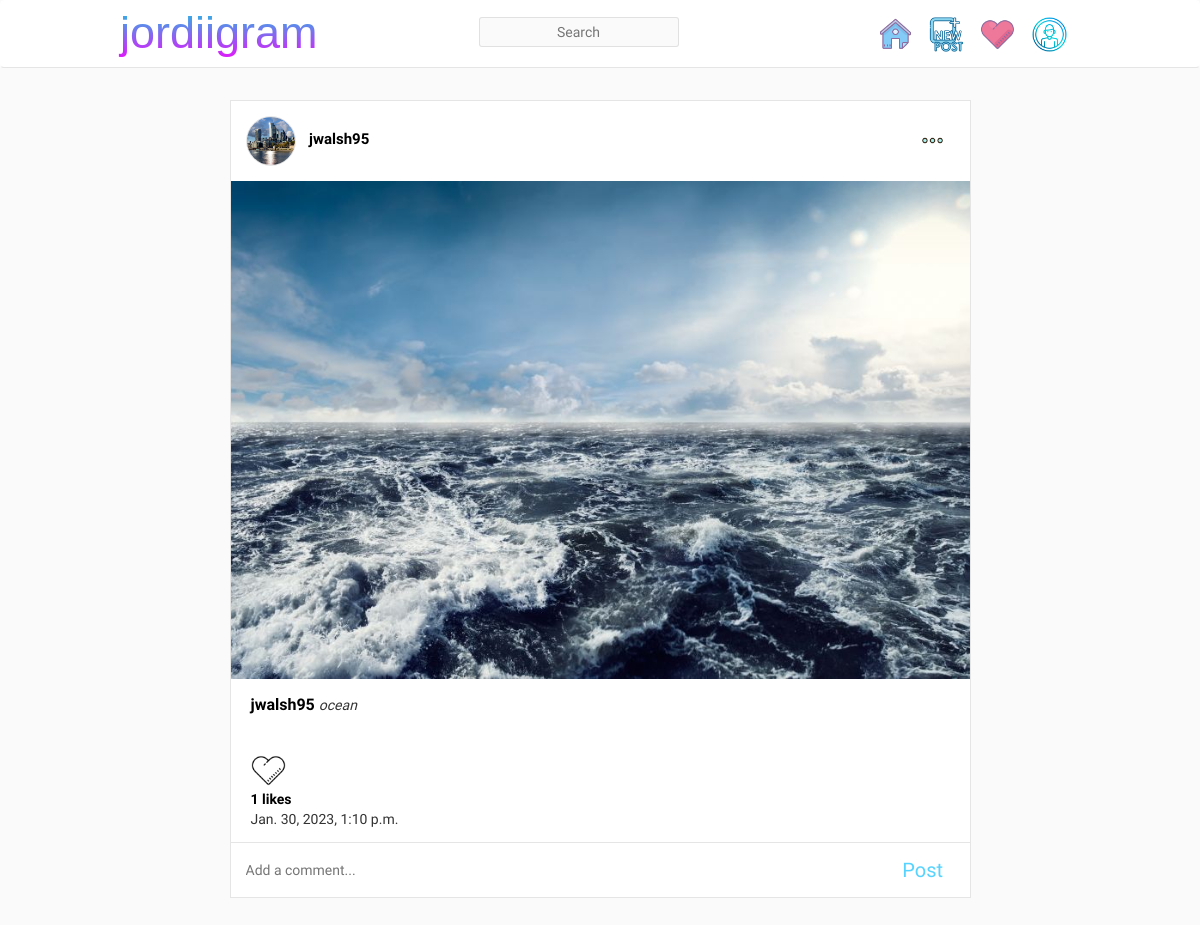
The page /posts/6/detailed/ (signed in) on the database as committed earlier.
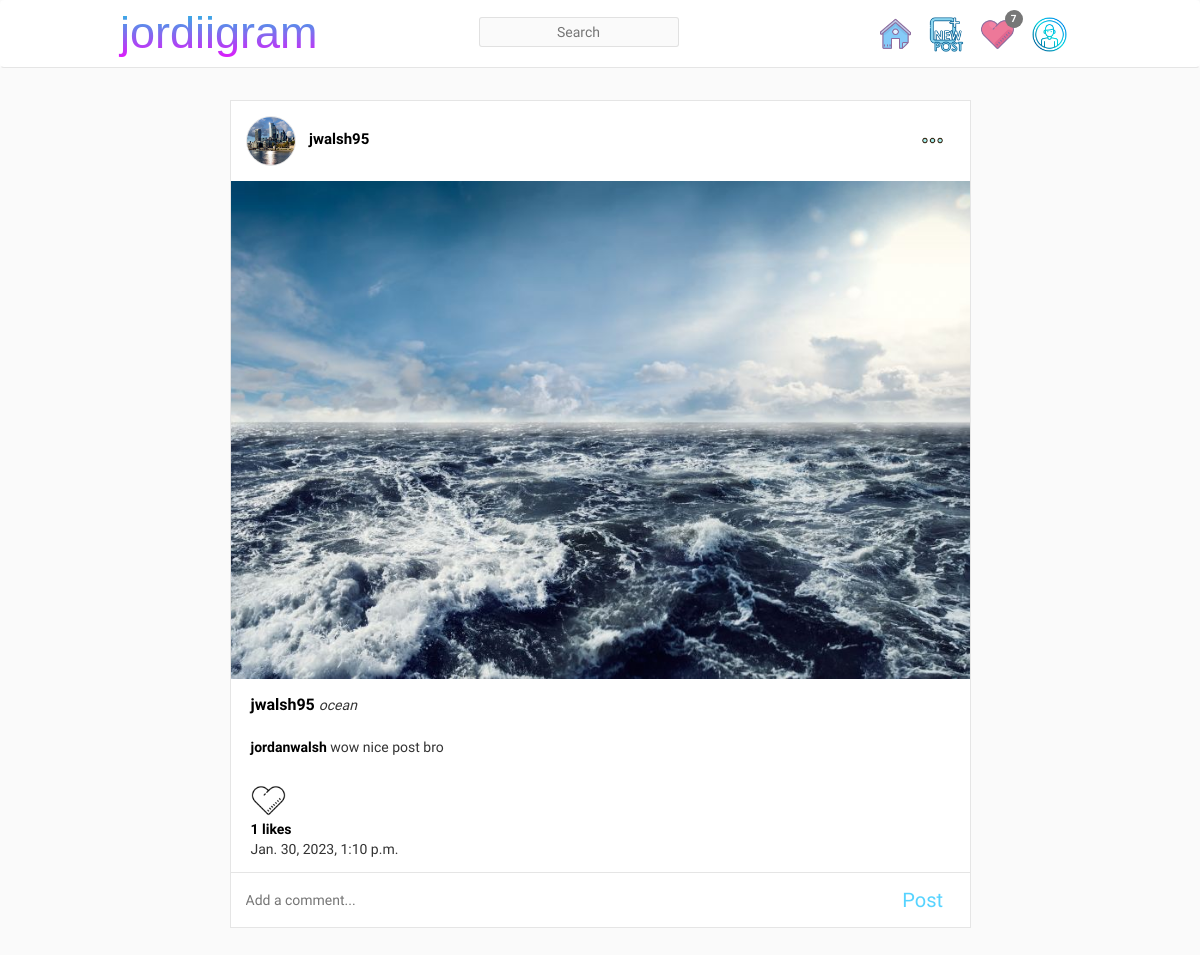
The same page on the database as committed later.
### posts/models.py (models this page shows, shortened)
class Comment(models.Model):
    user =  models.ForeignKey(UserProfile, on_delete=models.CASCADE, related_name="commenter")
    post = models.ForeignKey(Post, on_delete=models.CASCADE, related_name="comment_post")
    comment = models.TextField(max_length=200)
    time_created = models.DateTimeField(auto_now_add=True)
    class Meta:
        ordering = ['time_created']

### posts/views.py (the view)
# urls.py: path("<int:pk>/detailed/", views.detailed_post_view, name="detailed"),
@login_required
def detailed_post_view(request, pk):
    user = UserProfile.objects.get(user=request.user)
    post = Post.objects.get(pk=pk)
    comments = Comment.objects.filter(post=post)
    new_comment = None
    try:
        like = Like.objects.get(post=post, user=user)
        liked = True
    except:
        liked = False
    if request.method == 'POST':
        comment_form = CreateCommentForm(data=request.POST)
        if comment_form.is_valid():
            new_comment = comment_form.save(commit=False)
            new_comment.post = post
            new_comment.user = user
            new_comment.save()
        return HttpResponseRedirect(reverse_lazy("posts:detailed", kwargs={'pk':pk}))
    else:
        comment_form = CreateCommentForm()
    context = {'post':post, 'comments':comments, 'new_comment':new_comment, 'comment_form':comment_form, 'liked':liked}
    return render(request, "posts/detailed_post.html", context)

### posts/forms.py
class CreateCommentForm(forms.ModelForm):
    comment = forms.CharField(label="", widget = forms.TextInput(attrs={'class':'comment-box', 'placeholder':'Add a comment...'}))
    class Meta:
        model = Comment
        fields = ("comment",)

### posts/content_processors.py (called while the page is built)
def notification_count(request):
    if request.user.is_authenticated:
        notification_count = Notification.objects.filter(
        Q(profile=request.user) &
        Q(read_status='Unread')).count()
    else:
        notification_count = None
    return {'notification_count' : notification_count}

### posts/templates/posts/detailed_post.html (shortened to what this page needs)
{% extends "base.html" %}
{% load static %}
{% block content %}
<div class="feed-container">
        <div class="post-header">
          {% if post.user.profile_picture %}
            <img class="post-profiler" src="{{post.user.profile_picture.url}}" alt="profile_picture">
          {% else %}
            <img class="post-profiler" src="{% static 'images/profile_placeholder.jpg' %}" alt="default_photo">
          {% endif %}
          <a class="post-username" href="{% url 'accounts:profile' post.user.username %}"><b>{{post.user.username}}</b></a>
          <div class="post-options dropdown">
              <img id="options-image" class="dropdown-toggle" style="width:45px;height:45px;cursor:pointer;" src="{% static 'images/ellipsis2.png' %}" alt="">
          </div>
        </div>
        <img src="{{MEDIA_URL}}{{post.photo.url}}" alt="{{post.caption}}" width="100%" height="100%">
        <div class="post-footer">
            <div class="post-caption">
                <p><a class="comment-username" href="{% url 'accounts:profile' post.user.username %}"><b style="font-size:16px;">{{post.user.username}} </b></a> <i>{{post.caption}}</i></p>
            </div>
            <div class="post-comments">
              {% for comment in comments.all %}
                <p><a class="comment-username" href="{% url 'accounts:profile' comment.user.username %}"><b>{{comment.user.username}}</b></a> {{comment.comment}}</p>
              {% endfor %}
            </div>
          <div class="post-likes">
            <form class="like-form" id="{{post.id}}" action="{% url 'posts:like' post.id %}" method="POST">
                <button type="submit" id="like-btn-id-{{post.id}}" class="like-btn{{post.id}} custom-like-button" data-liked="{{post.liked}}" data-post-id="{{post.id}}">
                    {% if liked %}
                        <img src="{% static 'images/heart-full.png' %}" height="35" width="35">
                    {% else %}
                        <img src="{% static 'images/heart-empty.png' %}" height="35" width="35">
                    {% endif %}
                </button>
            </form>
            <div class="like-count{{post.id}}">
                <a style="color:black;" href="{% url 'posts:likes' post.pk %}"><b>{{post.liked_post.count}} likes</b></a>
            </div>
            <p>{{post.time_created}}</p>
          </div>
          <div class="post-comment-form">
            <form method="POST" action="{% url 'feed' %}?post_id={{post.id}}" enctype="multipart/form-data">
              <div class="comment-input">
                  {{comment_form}}
              </div>
              <div class="post-comment-button">
                  <input type="submit" value="Post" class="comment-button">
              </div>
            </form>
          </div>
        </div>
</div>
{% endblock %}

Rows that differ between the two databases and show on the page:
added Comment: user.username "jordanwalsh", comment "wow nice post bro"
Other text that changed with them:
{{ notification_count }}: (not shown) → "7"
